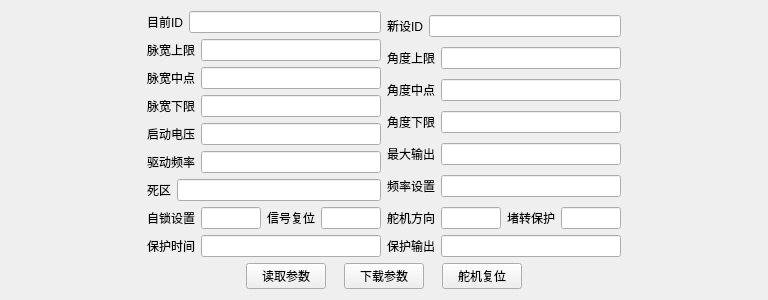
       <widget class="QWidget" name="tab_3">
        <attribute name="title">
         <string>串口舵机配置</string>
        </attribute>
        <layout class="QVBoxLayout" name="verticalLayout_21">
         <item>
          <layout class="QVBoxLayout" name="verticalLayout_16" stretch="10,2">
           <item>
            <layout class="QHBoxLayout" name="horizontalLayout_72" stretch="2,7,2">
             <item>
              <spacer name="horizontalSpacer_4">
               <property name="orientation">
                <enum>Qt::Horizontal</enum>
               </property>
               <property name="sizeHint" stdset="0">
                <size>
                 <width>40</width>
                 <height>20</height>
                </size>
               </property>
              </spacer>
             </item>
             <item>
              <layout class="QVBoxLayout" name="verticalLayout_15">
               <item>
                <layout class="QHBoxLayout" name="horizontalLayout_42">
                 <item>
                  <layout class="QVBoxLayout" name="verticalLayout_8">
                   <item>
                    <layout class="QHBoxLayout" name="horizontalLayout_69">
                     <item>
                      <widget class="QLabel" name="label_69">
                       <property name="text">
                        <string>目前ID</string>
                       </property>
                      </widget>
                     </item>
                     <item>
                      <widget class="QLineEdit" name="currentIdEdit"/>
                     </item>
                    </layout>
                   </item>
                   <item>
                    <layout class="QHBoxLayout" name="horizontalLayout_50">
                     <item>
                      <widget class="QLabel" name="label_53">
                       <property name="text">
                        <string>脉宽上限</string>
                       </property>
                      </widget>
                     </item>
                     <item>
                      <widget class="QLineEdit" name="pwTopEditS"/>
                     </item>
                    </layout>
                   </item>
                   <item>
                    <layout class="QHBoxLayout" name="horizontalLayout_51">
                     <item>
                      <widget class="QLabel" name="label_54">
                       <property name="text">
                        <string>脉宽中点</string>
                       </property>
                      </widget>
                     </item>
                     <item>
                      <widget class="QLineEdit" name="pwMidEditS"/>
                     </item>
                    </layout>
                   </item>
                   <item>
                    <layout class="QHBoxLayout" name="horizontalLayout_52">
                     <item>
                      <widget class="QLabel" name="label_55">
                       <property name="text">
                        <string>脉宽下限</string>
                       </property>
                      </widget>
                     </item>
                     <item>
                      <widget class="QLineEdit" name="pwBottomEditS"/>
                     </item>
                    </layout>
                   </item>
                   <item>
                    <layout class="QHBoxLayout" name="horizontalLayout_53">
                     <item>
                      <widget class="QLabel" name="label_56">
                       <property name="text">
                        <string>启动电压</string>
                       </property>
                      </widget>
                     </item>
                     <item>
                      <widget class="QLineEdit" name="startVEditS"/>
                     </item>
                    </layout>
                   </item>
                   <item>
                    <layout class="QHBoxLayout" name="horizontalLayout_54">
                     <item>
                      <widget class="QLabel" name="label_57">
                       <property name="text">
                        <string>驱动频率</string>
                       </property>
                      </widget>
                     </item>
                     <item>
                      <widget class="QLineEdit" name="driveFreqEditS"/>
                     </item>
                    </layout>
                   </item>
                   <item>
                    <layout class="QHBoxLayout" name="horizontalLayout_55">
                     <item>
                      <widget class="QLabel" name="label_58">
                       <property name="text">
                        <string>死区</string>
                       </property>
                      </widget>
                     </item>
                     <item>
                      <widget class="QLineEdit" name="dieAreaEditS"/>
                     </item>
                    </layout>
                   </item>
                  </layout>
                 </item>
                 <item>
                  <layout class="QVBoxLayout" name="verticalLayout_9">
                   <item>
                    <layout class="QHBoxLayout" name="horizontalLayout_70">
                     <item>
                      <widget class="QLabel" name="label_70">
                       <property name="text">
                        <string>新设ID</string>
                       </property>
                      </widget>
                     </item>
                     <item>
                      <widget class="QLineEdit" name="newIdEdit"/>
                     </item>
                    </layout>
                   </item>
                   <item>
                    <layout class="QHBoxLayout" name="horizontalLayout_56">
                     <item>
                      <widget class="QLabel" name="label_59">
                       <property name="text">
                        <string>角度上限</string>
                       </property>
                      </widget>
                     </item>
                     <item>
                      <widget class="QLineEdit" name="angleTopEditS"/>
                     </item>
                    </layout>
                   </item>
                   <item>
                    <layout class="QHBoxLayout" name="horizontalLayout_57">
                     <item>
                      <widget class="QLabel" name="label_60">
                       <property name="text">
                        <string>角度中点</string>
                       </property>
                      </widget>
                     </item>
                     <item>
                      <widget class="QLineEdit" name="angleMidEditS"/>
                     </item>
                    </layout>
                   </item>
                   <item>
                    <layout class="QHBoxLayout" name="horizontalLayout_58">
                     <item>
                      <widget class="QLabel" name="label_61">
                       <property name="text">
                        <string>角度下限</string>
                       </property>
                      </widget>
                     </item>
                     <item>
                      <widget class="QLineEdit" name="angleBottomEditS"/>
                     </item>
                    </layout>
                   </item>
                   <item>
                    <layout class="QHBoxLayout" name="horizontalLayout_59">
                     <item>
                      <widget class="QLabel" name="label_62">
                       <property name="text">
                        <string>最大输出</string>
                       </property>
                      </widget>
                     </item>
                     <item>
                      <widget class="QLineEdit" name="maxOutputEditS"/>
                     </item>
                    </layout>
                   </item>
                   <item>
                    <layout class="QHBoxLayout" name="horizontalLayout_60">
                     <item>
                      <widget class="QLabel" name="label_63">
                       <property name="text">
                        <string>频率设置</string>
                       </property>
                      </widget>
                     </item>
                     <item>
                      <widget class="QLineEdit" name="freqSetEditS"/>
                     </item>
                    </layout>
                   </item>
                  </layout>
                 </item>
                </layout>
               </item>
               <item>
                <layout class="QHBoxLayout" name="horizontalLayout_61">
                 <item>
                  <layout class="QHBoxLayout" name="horizontalLayout_62">
                   <item>
                    <widget class="QLabel" name="label_64">
                     <property name="text">
                      <string>自锁设置</string>
                     </property>
                    </widget>
                   </item>
                   <item>
                    <widget class="QLineEdit" name="selflockSetEditS"/>
                   </item>
                  </layout>
                 </item>
                 <item>
                  <layout class="QHBoxLayout" name="horizontalLayout_63">
                   <item>
                    <widget class="QLabel" name="label_65">
                     <property name="text">
                      <string>信号复位</string>
                     </property>
                    </widget>
                   </item>
                   <item>
                    <widget class="QLineEdit" name="signalResetEditS"/>
                   </item>
                  </layout>
                 </item>
                 <item>
                  <layout class="QHBoxLayout" name="horizontalLayout_64">
                   <item>
                    <widget class="QLabel" name="label_66">
                     <property name="text">
                      <string>舵机方向</string>
                     </property>
                    </widget>
                   </item>
                   <item>
                    <widget class="QLineEdit" name="servoDirEditS"/>
                   </item>
                  </layout>
                 </item>
                 <item>
                  <layout class="QHBoxLayout" name="horizontalLayout_65">
                   <item>
                    <widget class="QLabel" name="label_67">
                     <property name="text">
                      <string>堵转保护</string>
                     </property>
                    </widget>
                   </item>
                   <item>
                    <widget class="QLineEdit" name="stallingGuardEditS"/>
                   </item>
                  </layout>
                 </item>
                </layout>
               </item>
               <item>
                <layout class="QHBoxLayout" name="horizontalLayout_66">
                 <item>
                  <layout class="QHBoxLayout" name="horizontalLayout_67">
                   <item>
                    <widget class="QLabel" name="label_68">
                     <property name="text">
                      <string>保护时间</string>
                     </property>
                    </widget>
                   </item>
                   <item>
                    <widget class="QLineEdit" name="GuardTimeEditS"/>
                   </item>
                  </layout>
                 </item>
                 <item>
                  <layout class="QHBoxLayout" name="horizontalLayout_68">
                   <item>
                    <widget class="QLabel" name="label_71">
                     <property name="text">
                      <string>保护输出</string>
                     </property>
                    </widget>
                   </item>
                   <item>
                    <widget class="QLineEdit" name="GuardOutputEditS"/>
                   </item>
                  </layout>
                 </item>
                </layout>
               </item>
              </layout>
             </item>
             <item>
              <spacer name="horizontalSpacer_9">
               <property name="orientation">
                <enum>Qt::Horizontal</enum>
               </property>
               <property name="sizeHint" stdset="0">
                <size>
                 <width>40</width>
                 <height>20</height>
                </size>
               </property>
              </spacer>
             </item>
            </layout>
           </item>
           <item>
            <layout class="QHBoxLayout" name="horizontalLayout_71">
             <property name="spacing">
              <number>18</number>
             </property>
             <item>
              <spacer name="horizontalSpacer_14">
               <property name="orientation">
                <enum>Qt::Horizontal</enum>
               </property>
               <property name="sizeHint" stdset="0">
                <size>
                 <width>40</width>
                 <height>20</height>
                </size>
               </property>
              </spacer>
             </item>
             <item>
              <widget class="QPushButton" name="btn_read_configS">
               <property name="text">
                <string>读取参数</string>
               </property>
              </widget>
             </item>
             <item>
              <widget class="QPushButton" name="btn_load_configS">
               <property name="text">
                <string>下载参数</string>
               </property>
              </widget>
             </item>
             <item>
              <widget class="QPushButton" name="btn_servo_resetS">
               <property name="text">
                <string>舵机复位</string>
               </property>
              </widget>
             </item>
             <item>
              <spacer name="horizontalSpacer_15">
               <property name="orientation">
                <enum>Qt::Horizontal</enum>
               </property>
               <property name="sizeHint" stdset="0">
                <size>
                 <width>40</width>
                 <height>20</height>
                </size>
               </property>
              </spacer>
             </item>
            </layout>
           </item>
          </layout>
         </item>
        </layout>
       </widget>
